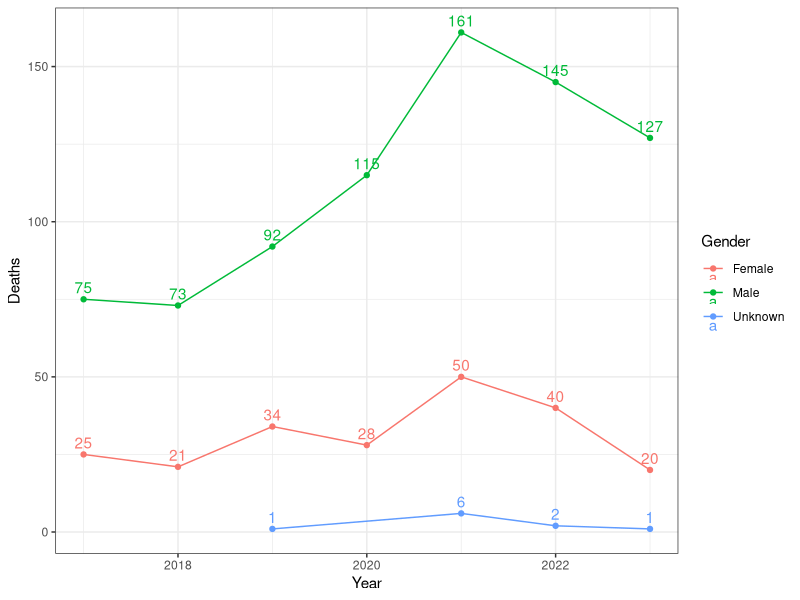
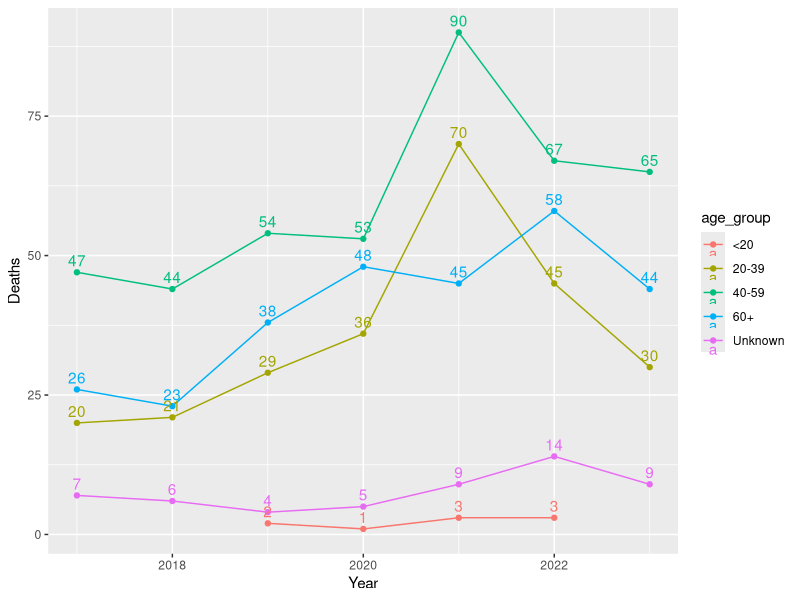
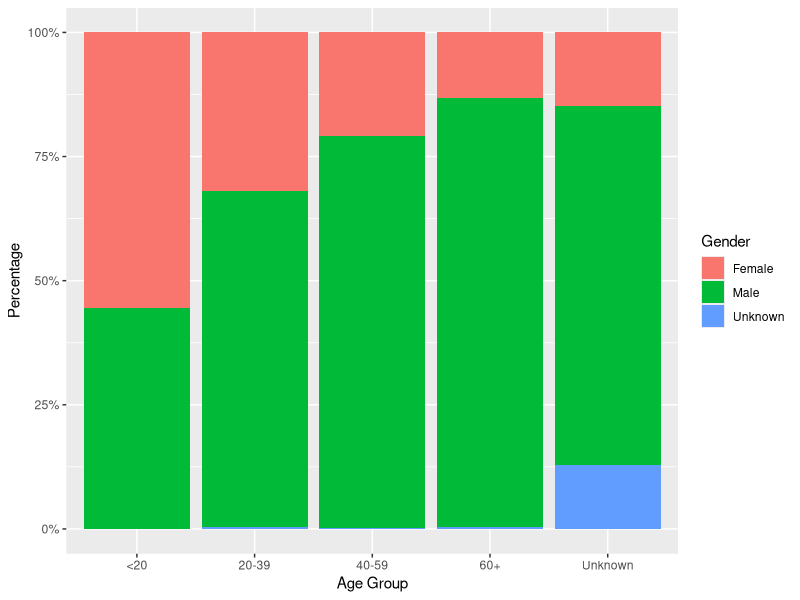
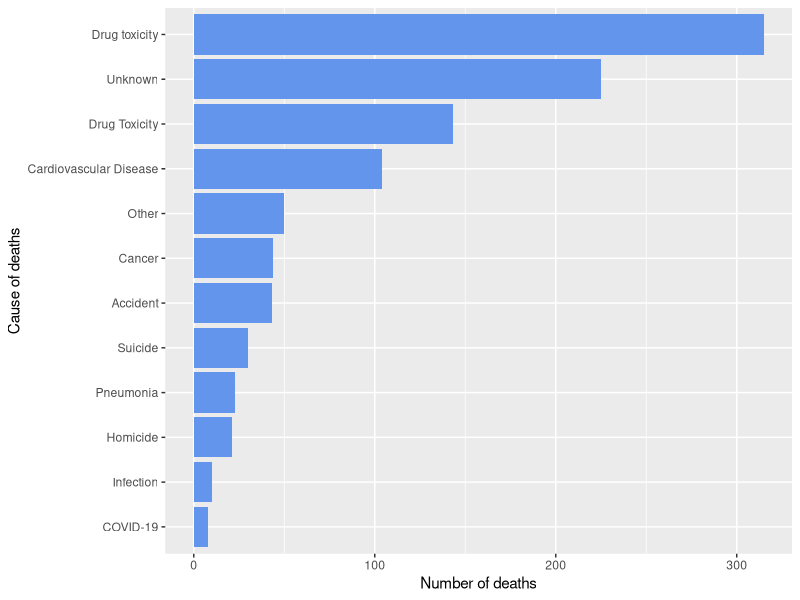
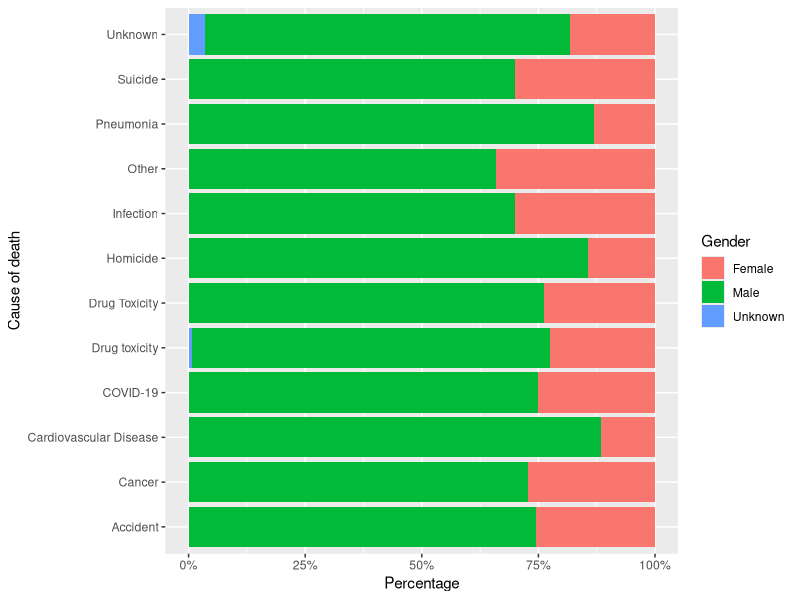

The R script that drew these images, in order:
## ---- chunk 1
#| include: false
#| warning: false
#| message: false

library(tidyverse)
library(palmerpenguins)
library(knitr)
analysis_data <- read_csv(here::here("data/analysis_data/analysis_data.csv"))
## ---- chunk 2
#| eval: true
#| warning: false
#| label: fig-plot
#| fig-cap: Number of deaths by year for different age groups and gender groups
#| fig-subcap: ["Gender Vs. Count", "Age Vs. Count", "Percentage"]
#| layout-ncol: 3
#| echo: false

analysis_data |> 
  group_by(year_of_death, gender) |> 
  summarise(deaths=sum(count)) %>%
  ggplot(aes(x=year_of_death, y=deaths, color=gender)) + geom_line() +
  geom_point() + 
  geom_text(aes(label = deaths), vjust=-0.5) +
  labs(x="Year", y="Deaths", 
       color="Gender") +
  theme_bw()


analysis_data |> 
  group_by(year_of_death, age_group) |> 
  summarise(deaths=sum(count)) %>%
  ggplot(aes(x=year_of_death, y=deaths, color=age_group)) + geom_line() +
  geom_point() + 
  geom_text(aes(label = deaths), vjust=-0.5) +
  labs(x="Year", y="Deaths")


analysis_data %>%
  group_by(age_group, gender) %>%
  summarise(total=sum(count))  %>%
  ggplot(aes(x=age_group, y=total, fill=gender)) + geom_col(position = "fill") +
  labs(y="Percentage", x="Age Group", fill="Gender") +
  scale_y_continuous(labels = scales::percent)
## ---- chunk 3
#| eval: true
#| label: fig-2
#| fig-cap: Number of deaths by different causes
#| echo: false

analysis_data %>%
  group_by(cause_of_death) %>%
  summarise(total=sum(count)) %>%
  ggplot(aes(x=reorder(cause_of_death, total), y=total)) +
  geom_col(fill="cornflowerblue") +
  coord_flip()  +
  labs(x="Cause of deaths", y="Number of deaths")
## ---- chunk 4
#| eval: true
#| label: fig-3
#| fig-cap: Percentage of deaths by causes for different genders
#| echo: false
#| warning: false

analysis_data %>%
  group_by(cause_of_death, gender) %>%
  summarise(total=sum(count))  %>%
  ggplot(aes(x=cause_of_death, y=total, fill=gender)) + geom_col(position = "fill") +
  labs(y="Percentage", x="Cause of death", fill="Gender") +
  scale_y_continuous(labels = scales::percent) +
  coord_flip()
